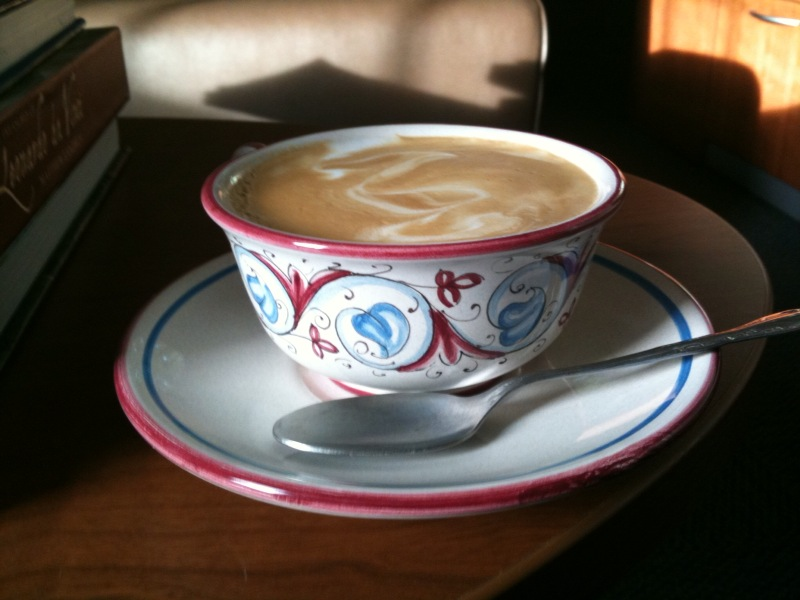
%> input picture Notess/Chapter 14/photo.jpeg, 800 x 600 px
$ octave Sec14_1.m   (GNU Octave 9; MATLAB toolbox functions it lacks are replaced by stand-ins)
%> lines starting %> are read from the running program, lines starting %| are printed output that depends on the picture
clear all; close all; clc

clear all; close all; clc;
A = imread('photo.jpeg'); % load image
%> A is the input picture: size 600x800x3 uint8; mean R, G, B 89.9, 78.6, 68.4
Abw = rgb2gray(A);        % make image black-and-white
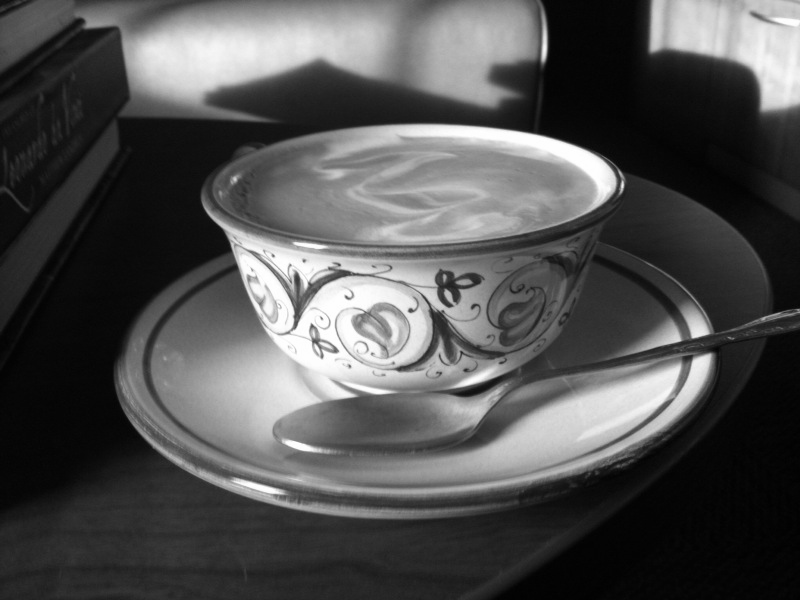
%> Abw: size 600x800 uint8; min 1, max 255, mean 80.8
subplot(2, 2, 1), image(A);
set(gca,'Xtick',[],'Ytick',[])
subplot(2, 2, 3), imshow(Abw);
A2 = double(A); % change form unit8 to double
Abw = double(Abw);
%> Abw: size 600x800 double

noise = randn(600, 800, 3); % add noise to RGB image
noise2 = randn(600, 800);   % add noise to black-and-white
u = uint8(A2 + 50*noise);   % change from double to uint8
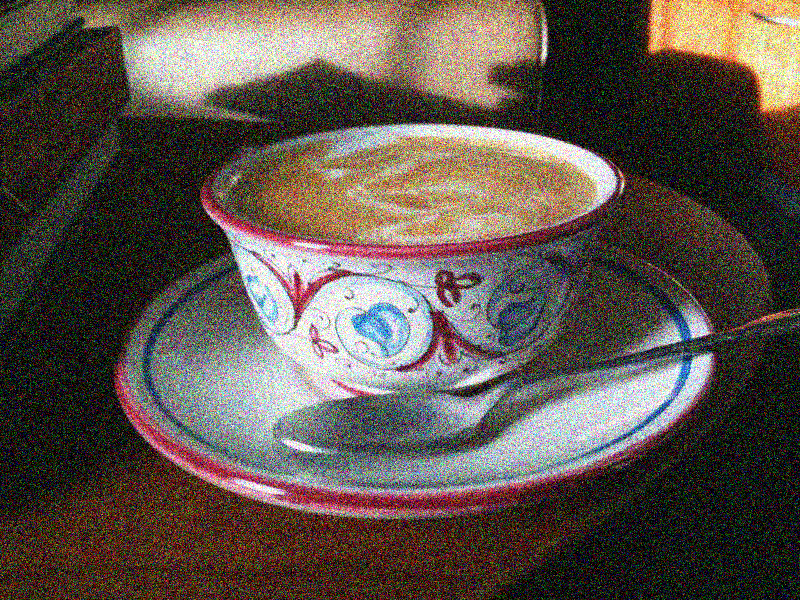
%> u: size 600x800x3 uint8; mean R, G, B 93.9, 83.9, 75.9
u2 = uint8(Abw+50*noise2);
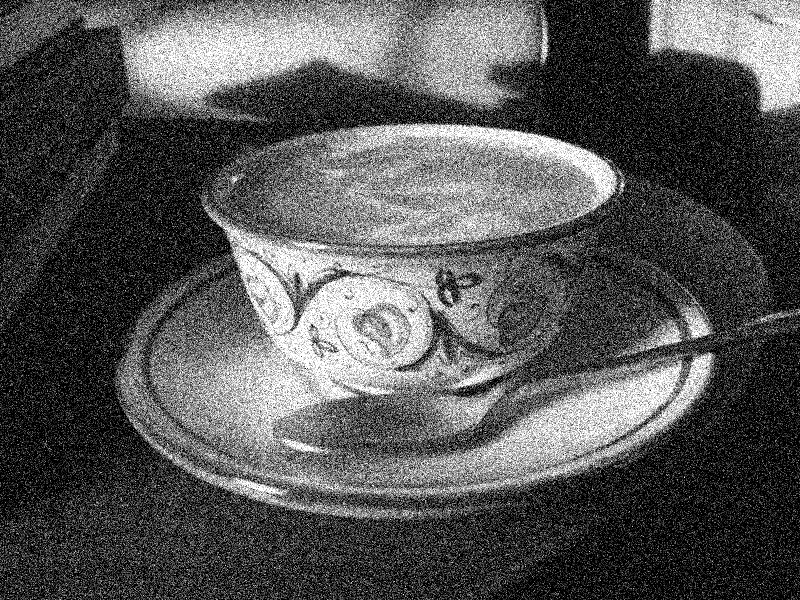
%> u2: size 600x800 uint8; min 0, max 255, mean 86
subplot(2, 2, 2), image(u);
set(gca, 'Xtick', [], 'Ytick', [])
subplot(2, 2, 4), image(u2);
set(gca, 'Xtick', [], 'Ytick', [])
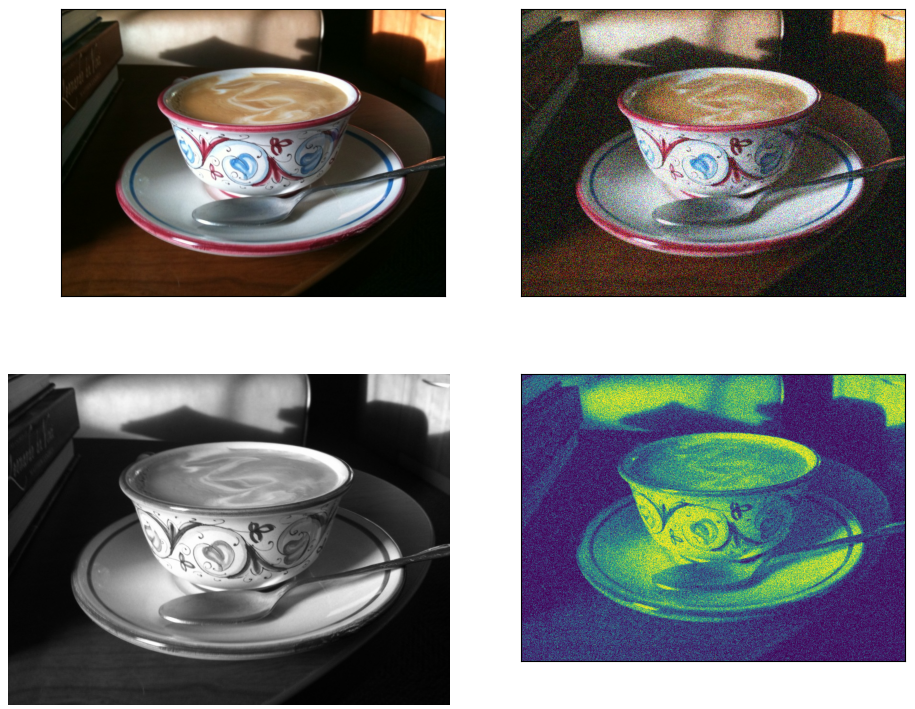
%> figure redrawn from the program's plot data, 4 panels

%% FFT IMAGES

Abw2 = Abw(600: -1: 1, :);  % Pcolor plot stuff upside down.
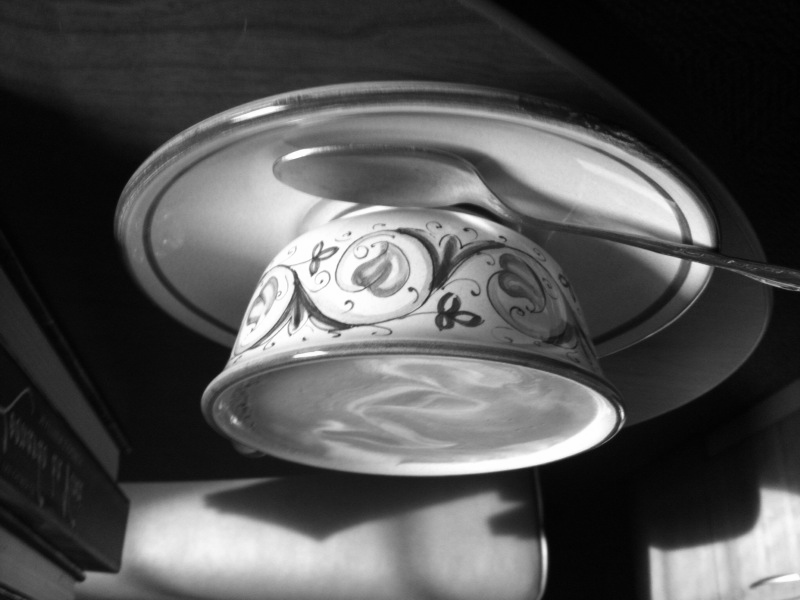
%> Abw2: size 600x800 double; min 1, max 255, mean 80.8; mean of the top-left, top-right, bottom-left and bottom-right quarters 81.3, 66.6, 88, 87.4
figure(2)
subplot(2,2,1), pcolor(Abw2), shading interp, colormap(hot), set(gca,'Xtick',[],'Ytick',[])
Abwt=abs(fftshift(fft2(Abw2)));
subplot(2,2,2), pcolor(log(Abwt)), shading interp, colormap(hot), set(gca,'Xtick',[],'Ytick',[])
%> after `set(gca,'Xtick',[],'Ytick',[])`:
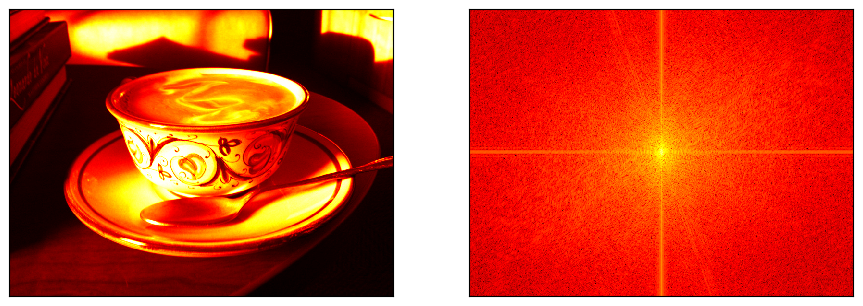
%> figure redrawn from the program's plot data, 2 panels
